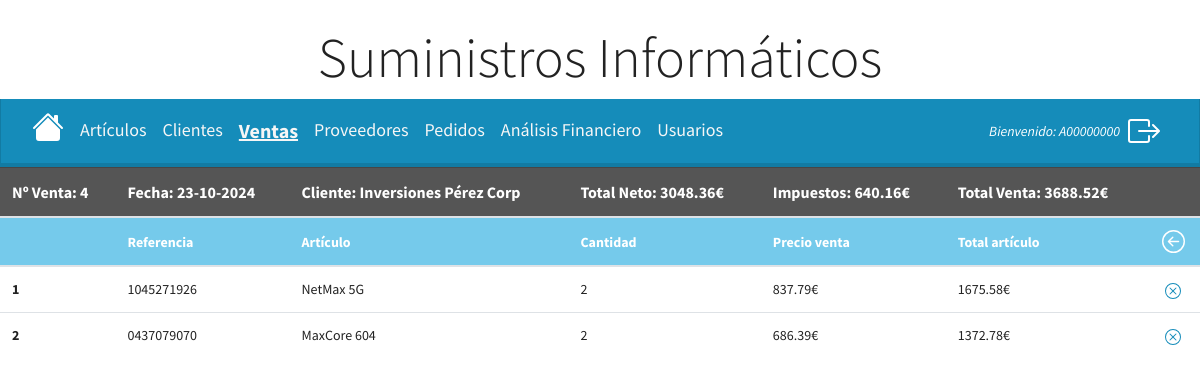
Screenshot of /protected_admin/ventas/detalle_venta/4 (signed in) with the database file from the repository.
### models.py (models this page shows, shortened)
class User(db.Base, UserMixin):
    __tablename__ = 'usuario'
    __table_args__ = {'sqlite_autoincrement': True}
    id = Column(Integer, primary_key=True)  # establecemos el id como Primary Key
    username = Column(String(10), unique=True, nullable=False)
    password = Column(String(128), nullable=False)
    type_user = Column(Boolean, default=False) #False = cliente / True = administrador

class Venta(db.Base):
    __tablename__ = 'venta'
    __table_args__ = {'sqlite_autoincrement': True}
    id_venta = Column(Integer, primary_key=True)  # establecemos el id como Primary Key
    id_cliente = Column(Integer, ForeignKey('cliente.id_cliente'))
    fecha = Column(Date)
    total_neto = Column(Float)
    impuesto = Column(Float)
    total = Column(Float)
    rel_detalle = relationship('Detalle_venta', backref='rel_venta', cascade='all, delete-orphan',
                             passive_deletes=True)

class Cliente(db.Base):
    __tablename__ = 'cliente'
    __table_args__ = {'sqlite_autoincrement': True}
    id_cliente = Column(Integer, primary_key=True) #establecemos el id como Primary Key
    nombre = Column(String(128))
    nif = Column(String(16), unique=True) # sólo puede haber un cliente con el mismo NIF
    direccion = Column(String(128))
    contacto = Column(String(64))
    tlf_fijo = Column(String(32))
    tlf_movil = Column(String(32))
    correo = Column(String(64))
    forma_pago = Column(String(64))
    rel_venta = relationship('Venta', backref='rel_cliente')

class Detalle_venta(db.Base):
    __tablename__ = 'detalle_venta'
    __table_args__ = {'sqlite_autoincrement': True}
    id_detalle_venta = Column(Integer, primary_key=True)  # establecemos el id como Primary Key
    id_venta = Column(Integer, ForeignKey('venta.id_venta', ondelete='CASCADE'))
    id_articulo = Column(Integer, ForeignKey('articulo.id_articulo'))
    cantidad = Column(Integer)
    rel_articulo = relationship('Articulo', backref='rel_detalle')

class Articulo(db.Base):
    __tablename__ = "articulo"
    __table_args__ = {"sqlite_autoincrement": True}
    id_articulo = Column(Integer, primary_key=True) # establecemos el id_articulo como Primary Key
    referencia = Column(String(64), unique=True) # campo único y que no se puede repetir
    nombre = Column(String(128))
    marca = Column(String(64))
    precio_venta = Column(Float)
    stock = Column(Integer)
    categoria = Column(String(64))
    descripcion = Column(String(128), default='')
    ubicacion = Column(String(64), default='')
    id_proveedor = Column(Integer, ForeignKey('proveedor.id_proveedor')) # id_proveedor como Foreign Key
    precio_proveedor = Column(Float)
    pctablets = relationship('PC_Tablet', back_populates='articulo', cascade='all, delete-orphan',
                             passive_deletes=True, uselist=False)
    monitores = relationship('Monitor', back_populates='articulo', cascade='all, delete-orphan',
                             passive_deletes=True, uselist=False)
    almacenamientos = relationship('Almacenamiento', back_populates='articulo', cascade='all, delete-orphan',
                             passive_deletes=True, uselist=False)
    redes = relationship('Redes', back_populates='articulo', cascade='all, delete-orphan',
                             passive_deletes=True, uselist=False)

### main.py (the view)
@app.route('/protected_admin/ventas/detalle_venta/<id_venta>')
@login_required
@admin_required # Vista protegida que solo se puede acceder con autenticación de administrador
def detalle_venta(id_venta):
    venta = db.session.query(Venta).filter_by(id_venta=int(id_venta)).first()
    return render_template('detalle-venta.html', venta=venta)

### functions.py (called while the page is built)
def admin_required(f): # recibe como parámetro una función 'f' que será la función a proteger
    @wraps(f)
    def decorated_function(*args, **kwargs): # verificamos si el usuario está autentificado
        if not current_user.is_authenticated or not current_user.type_user:
            flash('Acceso denegado. Solo los administradores pueden acceder a la ruta introducida.',
                  'danger')
            return redirect(url_for('protected'))
        return f(*args, **kwargs) # si el usuario está logueado y es administrador ejecuta la función 'f'
    return decorated_function

### main.py (called while the page is built)
@login_manager.user_loader
def load_user(user_id):
    return db.session.get(User, user_id)

### templates/detalle-venta.html (shortened to what this page needs)
{% extends 'ventas.html' %}
{% block content %}
    <table class="table table-hover">
      <thead>
        <tr class="table-dark size_row_ventas">
          <th scope="col">Nº Venta: {{ venta.id_venta }}</th>
          <th scope="col">Fecha: {{ venta.fecha.strftime('%d-%m-%Y') }}</th>
          <th scope="col">Cliente: {{ venta.rel_cliente.nombre }}</th>
          <th scope="col">Total Neto: {{ venta.total_neto | round(2) }}€</th>
          <th scope="col">Impuestos: {{ (venta.total_neto * venta.impuesto) | round(2) }}€</th>
          <th scope="col">Total Venta: {{ venta.total }}€</th>
          <th scope="col"></th>
        </tr>
        <tr class="table-info">
          <th scope="col"></th>
          <th scope="col">Referencia</th>
          <th scope="col">Artículo</th>
          <th scope="col">Cantidad</th>
          <th scope="col">Precio venta</th>
          <th scope="col">Total artículo</th>
          <th scope="col" class="text-center">
              <a href="/protected_admin/ventas" title="Volver">
              </a>
          </th>
        </tr>
      </thead>
      <tbody>
        {% for detalle in venta.rel_detalle %}
        <tr>
          <th scope="row">{{ loop.index }}</th>
          <td>{{ detalle.rel_articulo.referencia}}</td>
          <td>{{ detalle.rel_articulo.nombre }}</td>
          <td>{{ detalle.cantidad }}</td>
          <td>{{ detalle.rel_articulo.precio_venta }}€</td>
          <td>{{ (detalle.rel_articulo.precio_venta * detalle.cantidad) | round(2) }}€</td>
          <td class="text-center">
              <a href="/protected_admin/crear_venta/eliminar_articulo/{{detalle.id_detalle_venta}}">
              </a>
          </td>
        </tr>
        {% endfor %}
      </tbody>
    </table>
{% endblock %}

### templates/ventas.html (shortened to what this page needs)
<!DOCTYPE html>
<html lang="en">
<head>
    <link rel="stylesheet" href="{{ url_for('static', filename='main.css')}}">
    <link rel="stylesheet" href="https://cdn.jsdelivr.net/npm/bootswatch@4.5.2/dist/lumen/bootstrap.min.css"
>
</head>
<body>
    <h1 class="display-4 text-center mt-4">Suministros Informáticos</h1>
    <nav class="navbar navbar-expand-lg bg-primary" data-bs-theme="dark">
        <div class="container-fluid">
            <a href="/protected_admin" title="Inicio">
            </a>
            <div class="collapse navbar-collapse" id="navbarColor01">
                <ul class="navbar-nav me-auto">
                    <li class="nav-item">
                        <a style="font-size: 18px;" class="nav-link text-light"
                           href="/protected_admin/articulos?page=1">Artículos</a>
                    </li>
                    <li class="nav-item">
                        <a style="font-size: 18px;" class="nav-link text-light"
                           href="/protected_admin/clientes?page=1">Clientes</a>
                    </li>
                    <li class="nav-item">
                        <a style="font-size: 20px;" class="nav-link text-light text-bold-underline"
                           href="/protected_admin/ventas?page=1">Ventas</a>
                    </li>
                    <li class="nav-item">
                        <a style="font-size: 18px;" class="nav-link text-light"
                           href="/protected_admin/proveedores?page=1">Proveedores</a>
                    </li>
                    <li class="nav-item">
                        <a style="font-size: 18px;" class="nav-link text-light"
                           href="/protected_admin/pedidos?page=1">Pedidos</a>
                    </li>
                    <li class="nav-item">
                        <a style="font-size: 18px;" class="nav-link text-light"
                           href="/protected_admin/nuevo_analisis">Análisis Financiero</a>
                    </li>
                    <li class="nav-item">
                        <a style="font-size: 18px;" class="nav-link text-light"
                           href="/protected_admin/usuarios">Usuarios</a>
                    </li>
                </ul>
            </div>
            <div class="navbar-nav ms-auto d-flex align-items-center">
                <div class="navbar-text">
                    <em class="text-white">Bienvenido: {{ current_user.username }}</em>
                </div>
                <a href="/logout" class="nav-link ms-3" title="Cerrar sesión">
                </a>
            </div>
        </div>
    </nav>
    {% block content %}{% endblock %}
</body>
</html>

### static/main.css (style rules this page uses)
.text-bold-underline { font-weight: bold; text-decoration: underline; }
.text-light { color: #FFFFFF; }
.text-center { text-align: center; }
.size_row_ventas { font-size: 16px; }

### rows the page displays
User: username "A00000000"
Venta: id_venta "4", fecha "23-10-2024", total_neto "3048.36", (venta.total_neto*venta.impuesto)|round(2) "640.16", total "3688.52"
Cliente: rel_cliente.nombre "Inversiones Pérez Corp"
Detalle_venta: rel_articulo.referencia "1045271926", rel_articulo.nombre "NetMax 5G", cantidad "2", rel_articulo.precio_venta "837.79"
Articulo: precio_venta.cantidad "1675.58"
Detalle_venta: rel_articulo.referencia "0437079070", rel_articulo.nombre "MaxCore 604", cantidad "2", rel_articulo.precio_venta "686.39"
Articulo: precio_venta.cantidad "1372.78"
